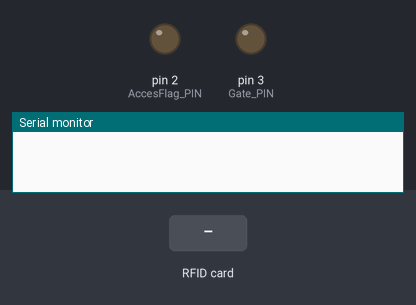
Bench run of a sketch on a simulated Arduino Uno, built with avr-gcc and run on an emulated ATmega328P. On the bench: output pins drawn as LEDs (lit = HIGH), the last lines printed to the serial monitor. Inputs (shaded band) come from the test bench. Pins used as bus, display or sensor lines are not drawn.

Above: at 1.2 s.
1.3 s: RFID card 20 12 23 2B held to the reader
At 2.3 s:
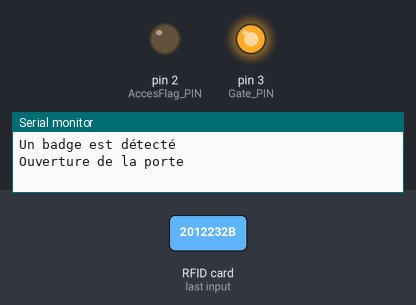
2.8 s: RFID card 5E 7A 19 C4 held to the reader
At 4.7 s:
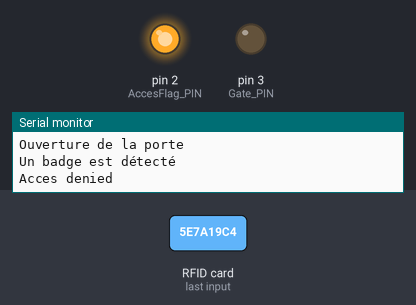
Timing chart, 0 to 6.8 s (numbered marks = the images above; inputs shaded):
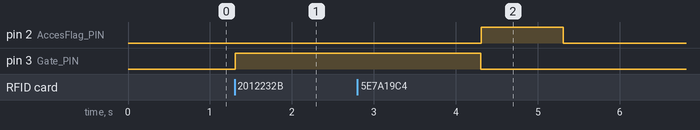

Measured:
- after the input at 1.3 s, pin 3 (Gate_PIN): LOW → HIGH at once
- after the input at 2.8 s, pin 2 (AccesFlag_PIN): LOW → HIGH after 1.5 s, → LOW 1.0 s later

The sketch:

Code.ino
```cpp
#include <SPI.h>
#include <MFRC522.h>

#define SS_PIN 10
#define RST_PIN 9

#define AccesFlag_PIN 2
#define Gate_PIN 3
#define Max_Acces 3

byte Count_acces=0;
byte CodeVerif=0;
byte Code_Acces[4]={0x20, 0x12, 0x23, 0x2B};

MFRC522 rfid(SS_PIN, RST_PIN); // Instance of the class

// Init array that will store new NUID
byte nuidPICC[4];

void setup()
{
  // Init RS232
  Serial.begin(9600);

  // Init SPI bus
  SPI.begin();

  // Init MFRC522
  rfid.PCD_Init();

  // Init LEDs
  pinMode(AccesFlag_PIN, OUTPUT);
  pinMode(Gate_PIN, OUTPUT);

  digitalWrite(AccesFlag_PIN, LOW);
  digitalWrite(Gate_PIN, LOW);
}

void loop()
{
  // Initialisé la boucle si aucun badge n'est présent
  if ( !rfid.PICC_IsNewCardPresent())
    return;

  // Vérifier la présence d'un nouveau badge
  if ( !rfid.PICC_ReadCardSerial())
    return;

  // Afffichage
  Serial.println(F("Un badge est détecté"));

  // Enregistrer l’ID du badge (4 octets)
  for (byte i = 0; i < 4; i++) {
    nuidPICC[i] = rfid.uid.uidByte[i];
  }

  // Vérification du code
  CodeVerif= GetAccesState(Code_Acces,nuidPICC);
  if (CodeVerif!=1)
  {
    Count_acces+=1;
    if(Count_acces==Max_Acces)
    {
     // Dépassement des tentatives (clignotement infinie)
     while(1)
     {
      digitalWrite(AccesFlag_PIN, HIGH);
      delay(200);
      digitalWrite(AccesFlag_PIN, LOW);
      delay(200);
      // Affichage
      Serial.println("Anomalie!");
     }
    }
    else
    {
      // Affichage
      Serial.println("Acces denied");

      // Un seul clignotement: Code erroné
      digitalWrite(AccesFlag_PIN, HIGH);
      delay(1000);
      digitalWrite(AccesFlag_PIN, LOW);
    }
  }
  else
  {
    // Affichage
    Serial.println("Ouverture de la porte");

    // Ouverture de la porte & Initialisation
    digitalWrite(Gate_PIN, HIGH);
    delay(3000);
    digitalWrite(Gate_PIN, LOW);
    Count_acces=0;
  }

  // Re-Init RFID
  rfid.PICC_HaltA(); // Halt PICC
  rfid.PCD_StopCrypto1(); // Stop encryption on PCD
}

byte GetAccesState(byte *CodeAcces,byte *NewCode)
{
  byte StateAcces=0;
  if ((CodeAcces[0]==NewCode[0])&&(CodeAcces[1]==NewCode[1])&&
  (CodeAcces[2]==NewCode[2])&& (CodeAcces[3]==NewCode[3]))
    return StateAcces=1;
  else
    return StateAcces=0;
}
```
